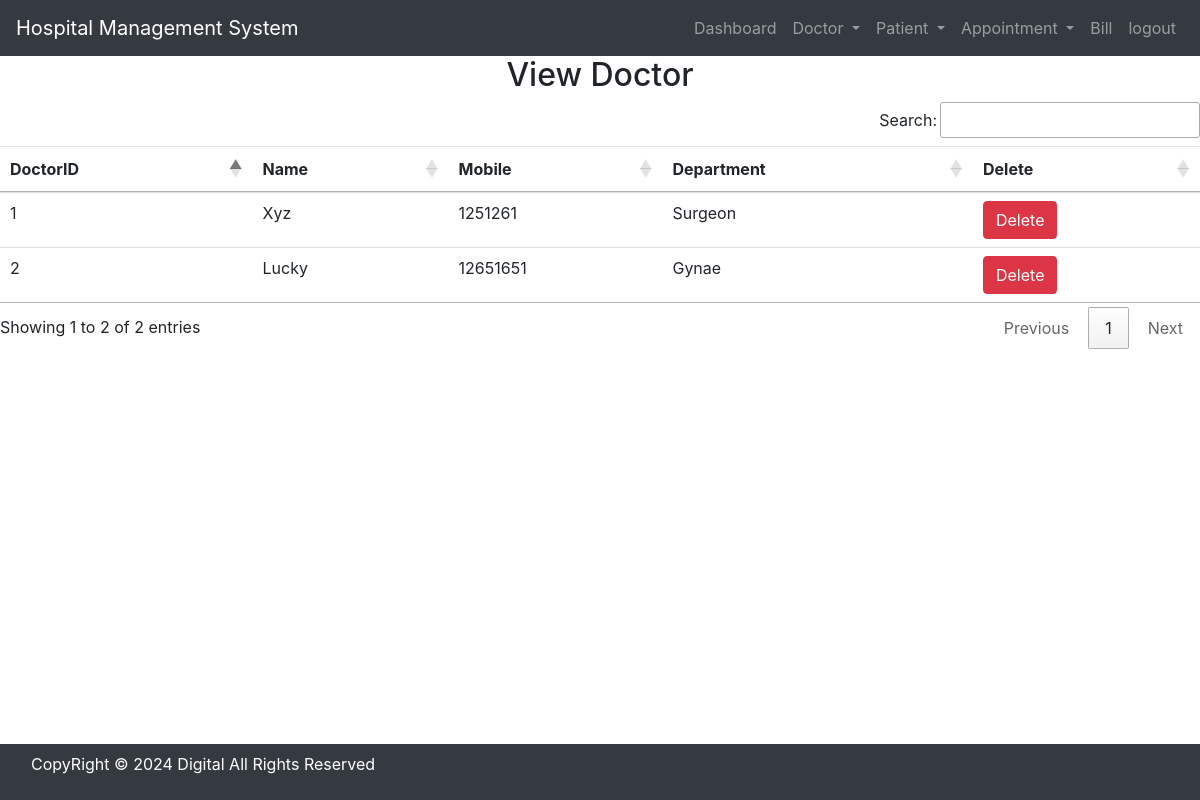
/view_doctor/ (signed in), run on an earlier commit of the app's database.
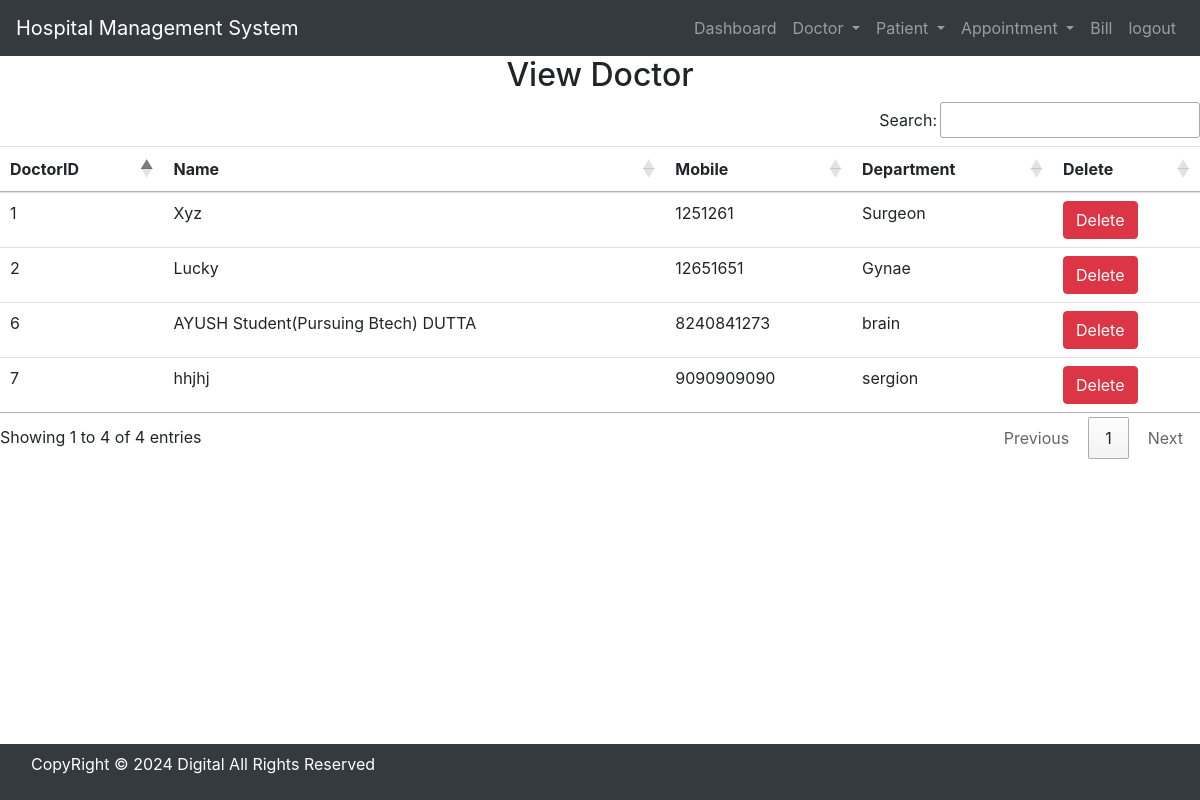
And on a later commit of the database.
### hospital/models.py (models this page shows, shortened)
class Doctor(models.Model):
    Name = models.CharField(max_length=50)
    mobile = models.IntegerField()
    department =models.CharField(max_length=50)

### hospital/views.py (the view)
# urls.py: path('view_doctor/', View_Doctor , name='view_doctor'),
def View_Doctor(request):
    if not request.user.is_staff:
        return redirect('login')
    doc = Doctor.objects.all()
    d = {'doc': doc}
    return render(request, 'view_doctor.html' , d)

### hospital/templates/view_doctor.html
{%include 'base.html'%}
{% load static %}
{%include 'navigation.html'%}
<div>
    <h2 class="text-center">View Doctor</h2>
    <table id="example" class="table table-hover">
        <thead>
            <tr>
                <th>DoctorID</th>
                <th>Name</th>
                <th>Mobile</th>
                <th>Department</th>
                <th>Delete</th>
            </tr>
        </thead>
        <tbody>
            {% for i in doc %}
            <tr>
                <td>{{i.id}}</td>
                <td>{{i.Name}}</td>
                <td>{{i.mobile}}</td>
                <td>{{i.department}}</td>
                <td><a href="{%url 'delete_doctor' i.id %}"
                    onclick="return confirm('Are you sure you want to delete?')" class="btn btn-danger" >Delete</a></td>
            </tr>
            {% endfor %}
        </tbody>
    </table>
</div>
{%include 'footer.html'%}

What changed in the data, as far as the page shows it:
added Doctor: id "6", Name "AYUSH Student(Pursuing Btech) DUTTA", mobile "8240841273", department "brain"
added Doctor: id "7", Name "hhjhj", mobile "9090909090", department "sergion"
Also different on the page:
text written by a page script: "Search: Showing 1 to 2 of 2 entries Previous 1 Next" → "Search: Showing 1 to 4 of 4 entries Previous 1 Next"
